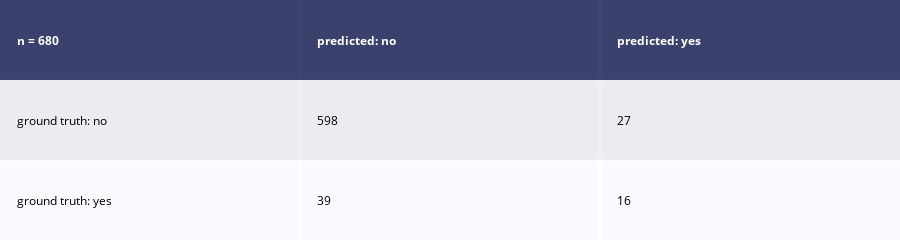

The notebook cell this image was saved under:
### Code cell
import plotly.figure_factory as ff
table = ff.create_table(cm)
iplot(table)

### Figure 1 — Plotly figure (JSON) as saved in the notebook; plotly's stock layout.template omitted (floating-point values rounded to 4 significant figures)
{"data": [{"colorscale": [[0, "#00083e"], [0.5, "#ededee"], [1, "#ffffff"]], "hoverinfo": "none", "opacity": 0.75, "showscale": false, "type": "heatmap", "z": [[0, 0, 0], [0.5, 0.5, 0.5], [1, 1, 1]]}], "layout": {"annotations": [{"align": "left", "font": {"color": "#ffffff"}, "showarrow": false, "text": "<b>n = 680</b>", "x": -0.45, "xanchor": "left", "xref": "x", "y": 0, "yref": "y"}, {"align": "left", "font": {"color": "#ffffff"}, "showarrow": false, "text": "<b>predicted: no</b>", "x": 0.55, "xanchor": "left", "xref": "x", "y": 0, "yref": "y"}, {"align": "left", "font": {"color": "#ffffff"}, "showarrow": false, "text": "<b>predicted: yes</b>", "x": 1.55, "xanchor": "left", "xref": "x", "y": 0, "yref": "y"}, {"align": "left", "font": {"color": "#000000"}, "showarrow": false, "text": "ground truth: no", "x": -0.45, "xanchor": "left", "xref": "x", "y": 1, "yref": "y"}, {"align": "left", "font": {"color": "#000000"}, "showarrow": false, "text": "598", "x": 0.55, "xanchor": "left", "xref": "x", "y": 1, "yref": "y"}, {"align": "left", "font": {"color": "#000000"}, "showarrow": false, "text": "27", "x": 1.55, "xanchor": "left", "xref": "x", "y": 1, "yref": "y"}, {"align": "left", "font": {"color": "#000000"}, "showarrow": false, "text": "ground truth: yes", "x": -0.45, "xanchor": "left", "xref": "x", "y": 2, "yref": "y"}, {"align": "left", "font": {"color": "#000000"}, "showarrow": false, "text": "39", "x": 0.55, "xanchor": "left", "xref": "x", "y": 2, "yref": "y"}, {"align": "left", "font": {"color": "#000000"}, "showarrow": false, "text": "16", "x": 1.55, "xanchor": "left", "xref": "x", "y": 2, "yref": "y"}], "height": 140, "margin": {"b": 0, "l": 0, "r": 0, "t": 0}, "xaxis": {"dtick": 1, "gridwidth": 2, "showticklabels": false, "tick0": -0.5, "ticks": "", "zeroline": false}, "yaxis": {"autorange": "reversed", "dtick": 1, "gridwidth": 2, "showticklabels": false, "tick0": 0.5, "ticks": "", "zeroline": false}}}
